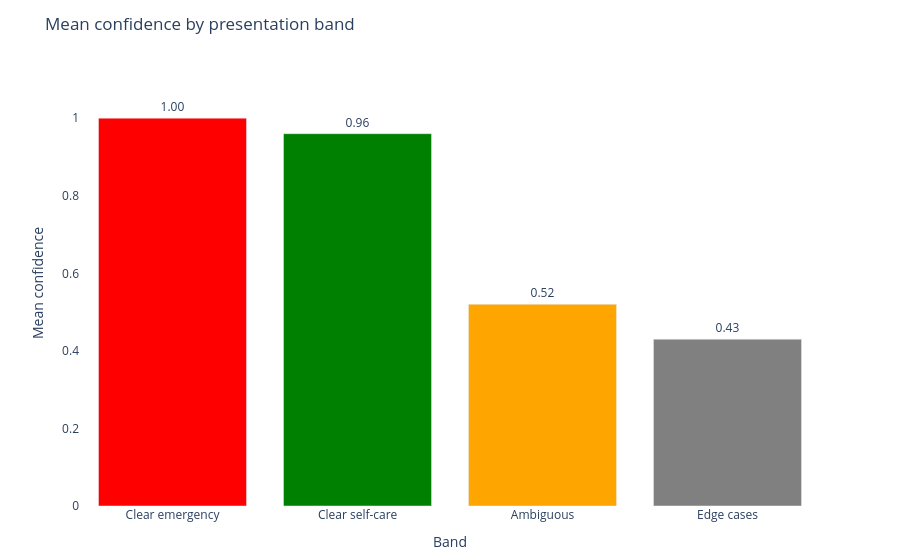

Notebook code for this chart:
### Markdown cell above
## 7. Confidence by band

Emergency and Self-Care should produce high confidence. Ambiguous and edge cases should produce lower confidence. When in doubt, the instructions tell Jev to assign the more urgent pathway -- a conservative bias appropriate for medical triage.

### Code cell
band_order  = ["clear_emergency", "clear_self_care", "ambiguous", "edge"]
band_labels = {
    "clear_emergency": "Clear emergency",
    "clear_self_care": "Clear self-care",
    "ambiguous":       "Ambiguous",
    "edge":            "Edge cases",
}

band_summary = (
    results_df
    .groupby("band")
    .agg(
        mean_confidence=("confidence", "mean"),
        count          =("id",         "count"),
    )
    .reset_index()
)
band_summary["band"] = pd.Categorical(
    band_summary["band"], categories=band_order, ordered=True
)
band_summary = band_summary.sort_values("band")
band_summary["band_label"] = band_summary["band"].map(band_labels)
band_summary["mean_confidence"] = band_summary["mean_confidence"].round(2)

# Add pathway breakdown
for pathway in ["Emergency", "Urgent Care", "Routine", "Self-Care"]:
    band_summary[pathway] = band_summary["band"].apply(
        lambda b: (results_df[results_df["band"] == b]["pathway"] == pathway).sum()
    )

fig1 = go.Figure(go.Bar(
    x=band_summary["band_label"],
    y=band_summary["mean_confidence"],
    marker_color=["red", "green", "orange", "grey"],
    text=[f"{v:.2f}" for v in band_summary["mean_confidence"]],
    textposition="outside",
))
fig1.update_layout(
    title="Mean confidence by presentation band",
    xaxis_title="Band",
    yaxis_title="Mean confidence",
    yaxis=dict(range=[0, 1.15]),
    plot_bgcolor="white",
    paper_bgcolor="white",
    font=dict(size=12),
    margin=dict(t=60, b=40),
)
fig1.show()

print()
print(band_summary[["band_label", "mean_confidence", "Emergency",
                     "Urgent Care", "Routine", "Self-Care"]].to_string(index=False))

### Figure 1 — Plotly figure (JSON) as saved in the notebook; plotly's stock layout.template omitted (floating-point values rounded to 4 significant figures)
{"data": [{"marker": {"color": ["red", "green", "orange", "grey"]}, "text": ["1.00", "0.96", "0.52", "0.43"], "textposition": "outside", "type": "bar", "x": ["Clear emergency", "Clear self-care", "Ambiguous", "Edge cases"], "y": [1.0, 0.96, 0.52, 0.43]}], "layout": {"font": {"size": 12}, "margin": {"b": 40, "t": 60}, "paper_bgcolor": "white", "plot_bgcolor": "white", "title": {"text": "Mean confidence by presentation band"}, "xaxis": {"title": {"text": "Band"}}, "yaxis": {"range": [0, 1.15], "title": {"text": "Mean confidence"}}}}
